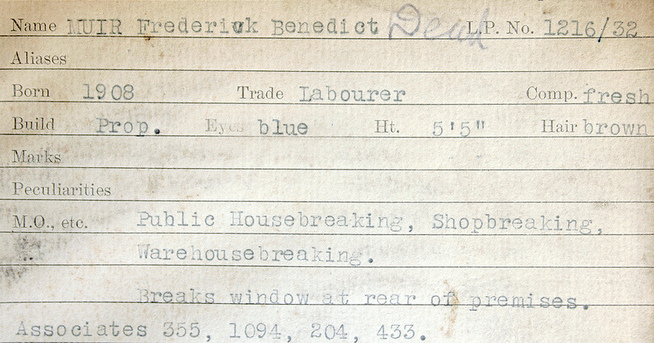
%> input picture Document_Mugshot2.jpg, 654 x 343 px
$ octave textsegment2.m   (GNU Octave 9; MATLAB toolbox functions it lacks are replaced by stand-ins)
%> lines starting %> are read from the running program, lines starting %| are printed output that depends on the picture; in (x1, y1, x2, y2) boxes, pixels count from 0 and x2, y2 are one past the last pixel; in counts of white or black regions, pixels touching at a corner belong together; the program's own positions count from 1
%% Text Segmentation
%% Team 5 - Ronit Galani, Devesh Rai
%% Initial results

close all;
clear;

% [4 lines of commented-out code are left out]
img = 'Document_Mugshot2.jpg';
% [6 lines of commented-out code are left out]


%% READ AND CONVERT TO GRAYSCALE
im = imread(img);
%> im is the input picture: size 343x654x3 uint8; mean R, G, B 223.2, 218.6, 205.3
im_double = im2double(im);
im_gray = rgb2gray(im_double);
im_width = size(im,1);
%> im_width = 343
im_height = size(im,2);
%> im_height = 654


%% NOISE REMOVAL
% im_medfilt = medfilt2(im_gray,[3 3]);
im_medfilt = im_gray;
%%

%% THRESHOLDING
% th = graythresh(im_midfilt);
% im_thresh = im_midfilt > th;
im_thresh = im_gray;
%%

%% EDGE DETECTION
im_edge = edge(im_thresh,'canny');
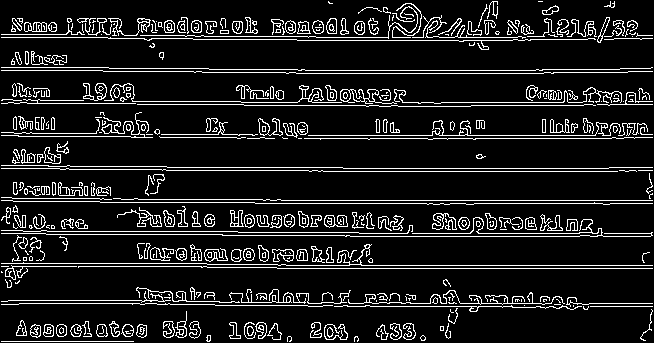
%> im_edge: size 343x654 logical; 11.2% white in thin lines or dots
% figure, imshow(im_edge), title('edges');
%%

% im_edge2(:,:,1) = im2double(im_edge);
% im_edge2(:,:,2) = im2double(im_edge);
% im_edge2(:,:,3) = im2double(im_edge);

im_edge2 = im_edge;

% HOUGH LINE DETECTION MODULE
[H,T,R] = hough(im_edge);
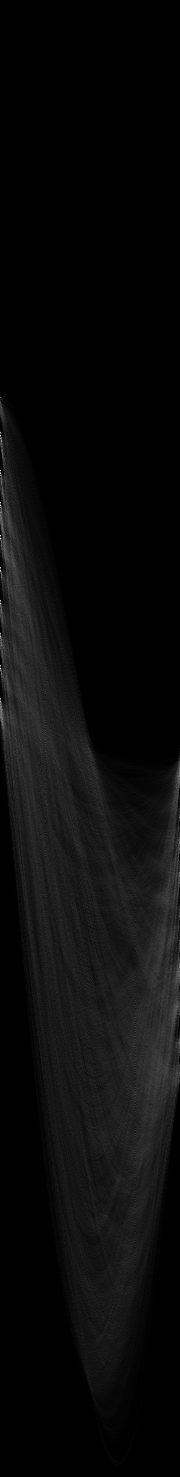
%> H: size 1477x180 double; min 0, max 394, mean 17; drawn with min black and max white
%> T = 180 values from -90 to 89; R = 1477 values from -738 to 738
% figure, imshow(H,[],'XData',T,'YData',R,'InitialMagnification','fit');
% xlabel('\theta'), ylabel('\rho');
% axis on, axis normal, hold on;
P  = houghpeaks(H, 500, 'Threshold', ceil(0.1*max(H(:))), 'NHoodSize', [1 1]);
%> P = 500 rows, first 12: [539 1; 436 1; 471 1; 536 1; 474 1; 601 1; 669 1; 604 1; 571 1; 506 1; 568 1; 702 1]
% P  = houghpeaks(H);
x = T(P(:,2)); y = R(P(:,1));
%> after `x = T(P(:,2))`: x = 500 values, max 89 at index 27, min -90 at index 1, mean -30.85
%> after `y = R(P(:,1))`: y = 500 values, max 342 at index 298, min -341 at index 201, mean -44.06
% plot(x,y,'s','color','white'), title('hough');

% Find lines and plot them
lines = houghlines(im_edge,T,R,P,'FillGap',2,'MinLength',30);
%> lines = 297 lines; longest, point1 to point2 (x, y): (278, 269) to (653, 269), (282, 201) to (653, 201), (324, 172) to (618, 172), (362, 266) to (653, 266), (344, 169) to (609, 169), (297, 74) to (544, 74)
figure, imshow(im), title('HOUGHLINES'), hold on
max_len = 0;
for k = 1:length(lines)
   	xy = [lines(k).point1; lines(k).point2];
   	plot(xy(:,1),xy(:,2),'LineWidth',2,'Color','blue');

  	% Plot beginnings and ends of lines
   	plot(xy(1,1),xy(1,2),'x','LineWidth',2,'Color','yellow');
   	plot(xy(2,1),xy(2,2),'x','LineWidth',2,'Color','red');

   	% im_edge2(xy(1,2):xy(2,2), xy(1,1):xy(2,1), 1) = 0;
   	% im_edge2(xy(1,2):xy(2,2), xy(1,1):xy(2,1), 2) = 0;
   	% im_edge2(xy(1,2):xy(2,2), xy(1,1):xy(2,1), 3) = 1;

   	im_edge2(xy(1,2):xy(2,2), xy(1,1):xy(2,1)) = 0;

   	% Determine the endpoints of the longest line segment
   	len = norm(lines(k).point1 - lines(k).point2);
   	if ( len > max_len)
    	max_len = len;
      	xy_long = xy;
   	end
end
%> this loop made 297 passes
%> (len, max_len, xy_long) on passes 1, 5: (371, 371, [282 201; 653 201]), (375, 375, [278 269; 653 269])
%> (xy, len) on passes 2, 3, 4, 6, 7, 8: ([20 304; 140 304], 120), ([461 304; 542 304], 81), ([590 304; 653 304], 63), ([256 204; 427 204], 171), ([475 204; 603 204], 128), ([611 204; 653 204], 42)
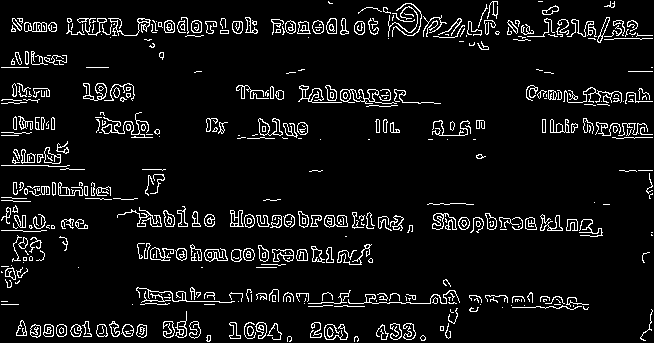
%> im_edge2: size 343x654 logical; 7% white in thin lines or dots

% highlight the longest line segment
plot(xy_long(:,1),xy_long(:,2),'LineWidth',2,'Color','green');
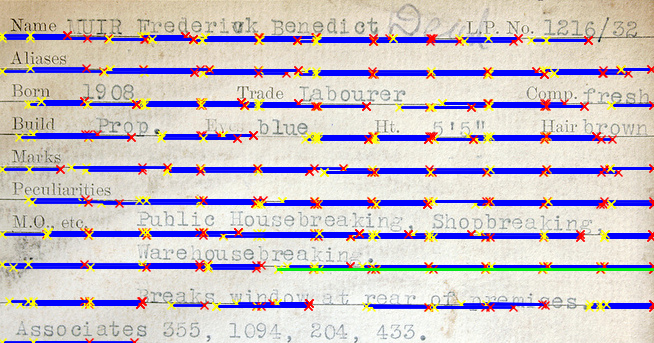
%> figure redrawn from the program's plot data; its title reads 'HOUGHLINES'
%

figure,
subplot(1,2,1), imshow(im_edge)
subplot(1,2,2), imshow(im_edge2, [])


im_edge = im_edge2;

%% IMAGE DILATION
se = strel('square',2);
im_dilated = imdilate(im_edge, se);
%> im_dilated: size 343x654 logical; 14.7% white in thin lines or dots
% figure, imshow(im_dilated), title('img dilation');
%%


%% IMAGE FILLING
im_filled = imfill(im_dilated, 'holes');
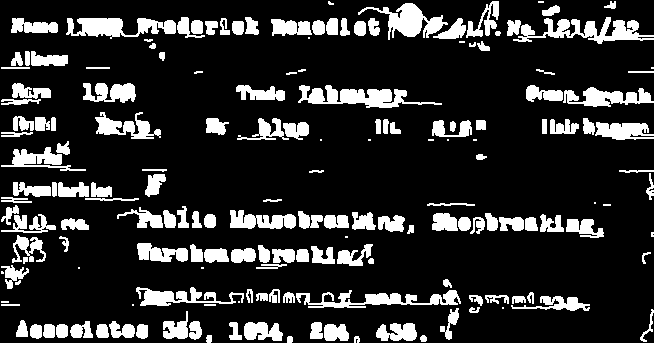
%> im_filled: size 343x654 logical; 17.6% white; 174 white regions (23 under 20 px), largest, box (x1, y1, x2, y2) and area: (513, 17, 654, 44) 1621, (298, 85, 442, 108) 1570, (66, 18, 176, 39) 1358
% figure, imshow(im_filled), title('img filling')
% im_filled = im_edge;
% im_filled = im_dilated;
%%

%% DISPLAY INTERMEDIATE STEPS
% [7 lines of commented-out code are left out]
%%

%% DISPLAY INTERMEDIATE STEPS
figure,
subplot(2,2,1), imshow(im),         title('1. Original Image'),
subplot(2,2,2), imshow(im_edge),    title('4. Detected edges')
subplot(2,2,3), imshow(im_dilated), title('5. Dilated')
subplot(2,2,4), imshow(im_filled),  title('6. Filled')
%%

%% GET CONNECTED COMPONENTS
[im_components no_components] = bwlabel(im_filled);
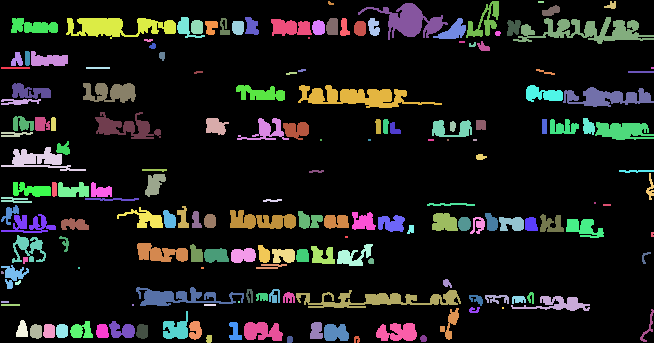
%> im_components: size 343x654 double; 175 distinct labels, from 0 to 174; one colour per label, 0 black
%> no_components = 174
% disp(no_components);
% figure, imshow(im_components, []), title('im_components');
%%

%% DRAW BOUNDING BOXES
% [8 lines of commented-out code are left out]
%%

L = im_components;
mx = max(L(:));
%> mx = 174

% width of box to be drawn
box_width = 2;

component_max_length = 0.25 * im_width;
%> component_max_length = 85.75
component_max_height = 0.25 * im_height;
%> component_max_height = 163.5

component_min_length = 5;
component_min_height = 8;

for ic = 1:mx
	[r,c] = find(L==ic);
	minr = min(r);
	maxr = max(r);
	minc = min(c);
	maxc = max(c);

	%% COMPONENT REJECTION MODULE
	%% discard non-textual objects
	if (maxc - minc) < component_min_length
		continue
	end

	if (maxr - minr) < component_min_height
		continue
	end

	% [7 lines of commented-out code are left out]
	%%

	%% ROW DIVISION
	% [21 lines of commented-out code are left out]
	%%


	%% COLUMN DIVISION
	% [22 lines of commented-out code are left out]
	%%


	%% DRAW BOXES
	% top
	im(minr, minc:maxc, 1) = 255;
	im(minr, minc:maxc, 2) = 0;
	im(minr, minc:maxc, 3) = 0;

	% bottom
	im(maxr, minc:maxc, 1) = 255;
	im(maxr, minc:maxc, 2) = 0;
	im(maxr, minc:maxc, 3) = 0;

	% left
	im(minr:maxr, minc, 1) = 255;
	im(minr:maxr, minc, 2) = 0;
	im(minr:maxr, minc, 3) = 0;

	% right
	im(minr:maxr, maxc, 1) = 255;
	im(minr:maxr, maxc, 2) = 0;
	im(minr:maxr, maxc, 3) = 0;
	%%
end
%> this loop made 174 passes
%> (minr, maxr, minc, maxc) on passes 1 to 3: (68, 69, 2, 30), (100, 105, 2, 41), (133, 137, 2, 33)
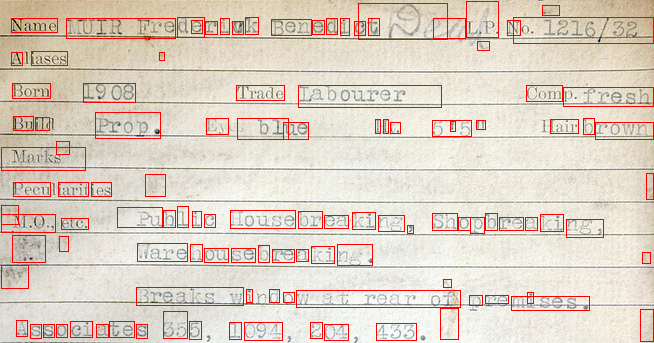
%> im: size 343x654x3 uint8; mean R, G, B 224.6, 208.7, 195.9

figure, imshow(im), title(strcat('Results - ', img))
